Frame 1 (no input): blank canvas, image omitted
Frame 60 (the mouse pressed at the canvas centre just before this capture): blank canvas, image omitted
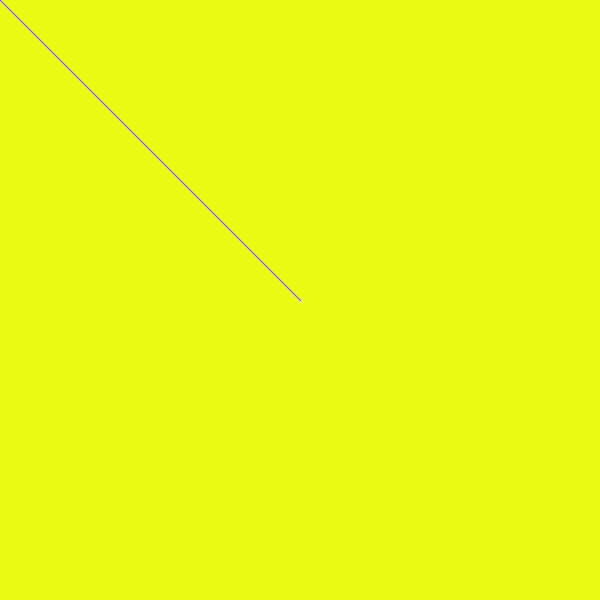
Frame 120 (the mouse held since frame 60 and released just before this capture)

The Processing sketch whose frames 1 and 60 were blank and that drew this single picture after the mouse press (run headless with seeded random() and noise(); from frame 60 on, the mouse is pressed at the canvas centre):

// Processing sketch: processing_35165
// ── processing_35165.pde

void setup(){ 
  size (600, 600);
  background(234,250,18);
}
void draw(){ 
  stroke(118,71,250);
  line (pmouseX, pmouseY, mouseX, mouseY);
}
